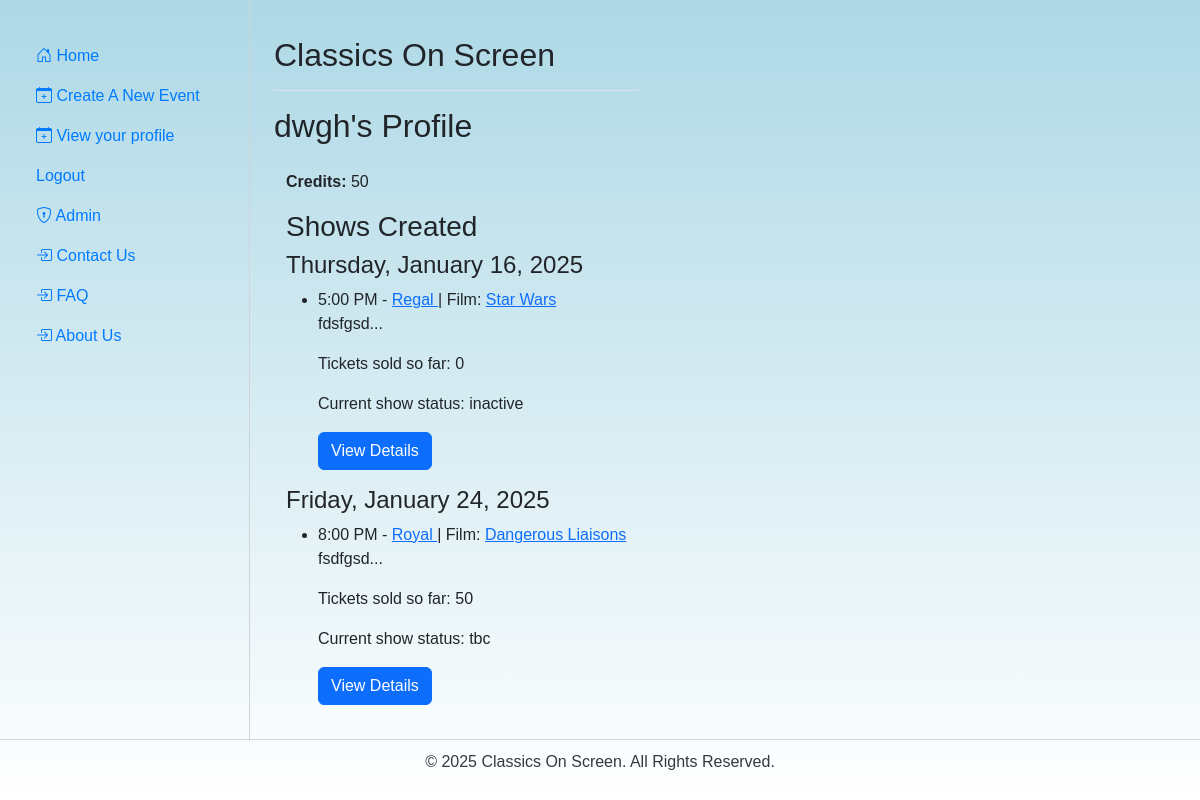
/profile/dwgh/ (signed in), run on the app's committed database.
### blog/models.py (models this page shows, shortened)
class SiteUser(AbstractUser):
    credits = models.IntegerField(blank=True, null=True, default=0)

class Show(models.Model):
    STATUS_CHOICES = [
        ('inactive', 'Inactive'),
        ('tbc', 'To Be Confirmed'),
        ('confirmed', 'Confirmed'),
        ('cancelled', 'Cancelled'),
        ('completed', 'Completed'),
        ('expired', 'Expired'),
    ]
    body = models.TextField()
    created_by = models.ForeignKey("SiteUser", on_delete=models.CASCADE)
    created_on = models.DateTimeField(auto_now_add=True)
    last_modified = models.DateTimeField(auto_now=True)
    film = models.ForeignKey("Film", on_delete=models.CASCADE, related_name="shows")
    location = models.ForeignKey("Location", on_delete=models.CASCADE, related_name="shows")
    eventtime = models.DateTimeField()
    credits = models.PositiveIntegerField(blank=True, null=True, default=0)
    status = models.CharField(max_length=10, choices=STATUS_CHOICES, default='inactive')
    class Meta:
        ordering = ['eventtime']
        unique_together = ('film', 'location', 'eventtime')

class Location(models.Model):
    name = models.CharField(max_length=60, unique=True)
    min_capacity = models.IntegerField(default=40, blank=False, null=False)

class Film(models.Model):
    name = models.CharField(max_length=60, unique=True)
    overridecapacity = models.IntegerField(blank=True, null=True)
    imdb_code = models.CharField(max_length=10, blank=False, null=False, unique=True)

### blog/views.py (the view)
# urls.py: path('profile/<str:username>/', views.profile, name='profile'),
@login_required
def profile(request, username):
    profile_user = get_object_or_404(SiteUser, username=username)
    is_own_profile = request.user == profile_user
    created_shows = Show.objects.filter(created_by=profile_user).order_by('eventtime')
    context = {
        'profile_user': profile_user,
        'is_own_profile': is_own_profile,
        'created_shows': created_shows,
        'title': f"{profile_user.username}'s Shows"
    }
    return render(request, 'blog/profile.html', context)

### blog/templates/blog/profile.html
{% extends "base.html" %}
{% block page_title %}
    <h2 class="mb-4">{{ profile_user.username }}'s Profile</h2>
{% endblock page_title %}
{% block page_content %}
<div class="container">
    {% if is_own_profile %}
        <p><strong>Credits:</strong> {{ profile_user.credits }}</p>
    {% endif %}
    <h3>Shows Created</h3>
    {% if created_shows %}
        {% regroup created_shows by eventtime.date as shows_by_date %}
        {% for date_group in shows_by_date %}
            <h4>{{ date_group.grouper|date:"l, F j, Y" }}</h4>
            <ul>
                {% for show in date_group.list %}
                    <li>
                        {{ show.eventtime|time:"g:i A" }} -
                        <a href="{% url 'blog_location' show.location.name %}">
                            {{ show.location.name }}
                        </a> |
                        Film: <a href="{% url 'blog_film' show.film.name %}">
                            {{ show.film.name }}
                        </a>
                        <p>{{ show.body|slice:":200" }}...</p>
                        <p>Tickets sold so far: {{ show.credits }}</p>
                        <p>Current show status: {{ show.status }}</p>
                        <a href="{% url 'blog_detail' show.id %}" class="btn btn-primary">View Details</a>
                    </li>
                {% endfor %}
            </ul>
        {% endfor %}
    {% else %}
        <p>No shows created yet.</p>
    {% endif %}
</div>
{% endblock page_content %}

### blog/static/css/styles.css (style rules this page uses)
html, body { height: 100%; margin: 0; font-family: Arial, sans-serif; }
body { display: flex; flex-direction: column; background: linear-gradient(to bottom, #add8e6, #ffffff); }

### data on the page
SiteUser: username "dwgh", credits "50"
Show: eventtime "5:00 PM", location.name "Regal", film.name "Star Wars", body "fdsfgsd", credits "0", status "inactive"
Show: eventtime "8:00 PM", location.name "Royal", film.name "Dangerous Liaisons", body "fsdfgsd", credits "50", status "tbc"

### other printed values
{{ date_group.grouper|date:"l, F j, Y" }} "Thursday, January 16, 2025" "Friday, January 24, 2025"
